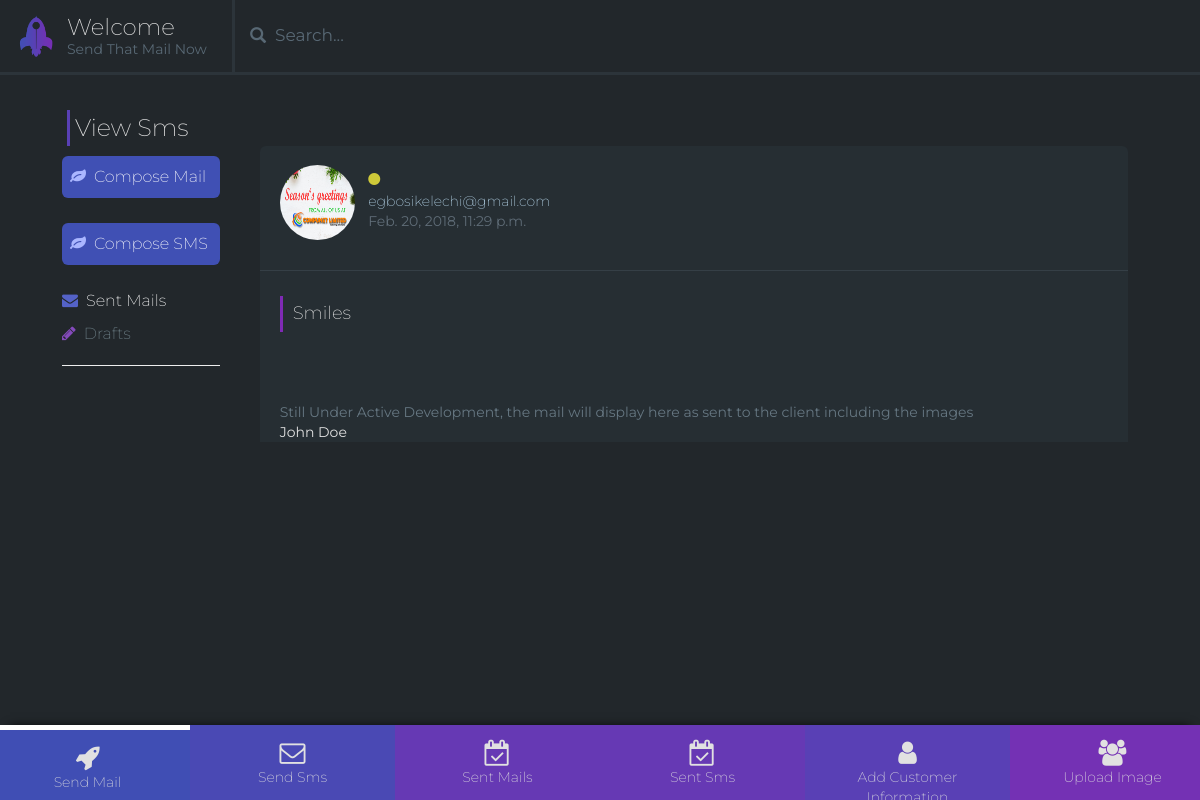
The app's page /mail/mails_open/6 with its own data.
### compunetcrm/models.py (models this page shows, shortened)
class SentMail(models.Model):
    from_email = models.CharField(max_length=255, blank=True,default='Test@example.com')
    sent_to = models.CharField(max_length=255, blank=True)
    image_address = models.CharField(max_length=255, blank=True)
    subject = models.CharField(max_length=255, blank=True)
    body = models.CharField(max_length=255, blank=True)
    status = models.CharField(max_length=255, blank=True)
    delivery_time = models.DateTimeField(auto_now_add=True)
    image_sent = models.ForeignKey(UploadedImage, blank=True, default=1)

class UploadedImage(models.Model):
    image = models.FileField(upload_to='documents/')
    image_description = models.CharField(max_length=255)
    uploaded_at = models.DateTimeField(auto_now_add=True)
    uploaded_by = models.CharField(max_length=25)
    image_url = models.CharField(max_length=400)

### compunetcrm/views.py (the view)
# urls.py: url(r'mails_open/(?P<pk>\d+)$', views.view_mail_inbox, name='view-mail-inbox'),
def view_mail_inbox(request,pk):
    try:
        view_mail = SentMail.objects.get(id=pk)
    except ObjectDoesNotExist:
        pass
    return render(request, 'rocket_template/view-message.html', {'view_mail': view_mail})

### templates/rocket_template/view-message.html
{% extends 'basetemplate/base.html' %}
{% load static %}
{% block heading %}
        <h1 style="justify-content: center;">View Sms</h1>
{% endblock %}}
  {% block maincontent %}
      <div class="row">
        <div class="col-md-10 col-xs-12">
          <div class="message-box">
            <div class="message-from">
              <img src="../../{{ view_mail.image_sent.image.url }}" alt="User image">
              <div class="message-from-info">
                <span class="name">
                  <span class="clients-label">
                    <i class="fa fa-circle" aria-hidden="true"></i>
                  </span>
                </span><br>
                <span class="mail">{{ view_mail.sent_to }}</span><br>
                <span class="time">{{ view_mail.delivery_time }}</span>
              </div>
            </div>
            <div class="message-content">
              <h1>{{ view_mail.subject }}</h1>
              <p>{{ view_mail.from_email }}
              <br><br>
              Still Under Active Development, the mail will display here as sent to the client including the images<br>
              <span>John Doe</span></p>
            </div>
          </div>
        </div>
        </div>
{% endblock %}

### static/css/style.css (style rules this page uses)
body, html { height: 100%; }
body { color:#fde4e4; background-color: #22272b; font-family: 'Montserrat', sans-serif; font-weight: 200; }
.contentWrapper h1 { font-size: 24px; font-weight: 200; margin-bottom: 0; padding: 5px; border-left: 3px solid #5940b5; }
.contentWrapper .clients-label .fa-circle { font-size: 14px; padding-right: 5px; color: #cec939; }
.contentWrapper .message-box { margin: 0 0 20px 15px; border-top-left-radius: 6px; border-top-right-radius: 6px; background-color: #262E33; }
.contentWrapper .message-from { border-bottom: 1px solid #353f46; padding: 2px 20px 30px 20px; }
.contentWrapper .message-from img { height: 75px; width: 75px; border-radius: 50%; }
.contentWrapper .message-from .message-from-info { display: inline-block; position: relative; top: 20px; left: 10px; }
.contentWrapper .message-from .name { font-weight: 400; color: #fff; font-size: 16px; }
.contentWrapper .message-from .mail { color: #badaef; }
.contentWrapper .message-from .time { font-size: 14px; font-weight: 400; color: #5f6c77; }
.contentWrapper .message-content { background-color: #262E33; padding: 20px 20px 0 20px; }
.contentWrapper .message-content h1 { font-size: 18px; margin-top: 5px; margin-bottom: 30px; padding: 8px 10px; border-left: 3px solid #7f2ab5; }
.contentWrapper .message-content p { text-indent: 15px; font-weight: 400; color: #667782; }
.contentWrapper .message-content p span { color: #e1e1e1; }

### records on screen
SentMail: image_sent.image (picture), sent_to "egbosikelechi@gmail.com", delivery_time "Feb. 20, 2018, 11:29 p.m.", subject "Smiles"
